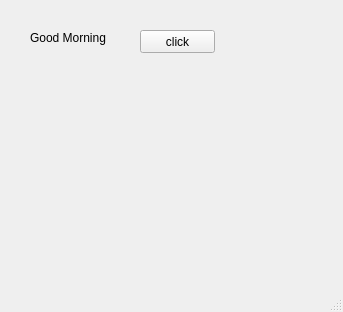
<?xml version="1.0" encoding="UTF-8"?>
<ui version="4.0">
 <class>MainWindow</class>
 <widget class="QMainWindow" name="MainWindow">
  <property name="geometry">
   <rect>
    <x>0</x>
    <y>0</y>
    <width>343</width>
    <height>312</height>
   </rect>
  </property>
  <property name="windowTitle">
   <string>MainWindow</string>
  </property>
  <widget class="QWidget" name="centralwidget">
   <widget class="QLabel" name="lbl">
    <property name="geometry">
     <rect>
      <x>30</x>
      <y>30</y>
      <width>91</width>
      <height>16</height>
     </rect>
    </property>
    <property name="text">
     <string>Good Morning</string>
    </property>
   </widget>
   <widget class="QPushButton" name="pb">
    <property name="geometry">
     <rect>
      <x>140</x>
      <y>30</y>
      <width>75</width>
      <height>23</height>
     </rect>
    </property>
    <property name="text">
     <string>click</string>
    </property>
   </widget>
  </widget>
  <widget class="QMenuBar" name="menubar">
   <property name="geometry">
    <rect>
     <x>0</x>
     <y>0</y>
     <width>343</width>
     <height>21</height>
    </rect>
   </property>
  </widget>
  <widget class="QStatusBar" name="statusbar"/>
 </widget>
 <resources/>
 <connections/>
</ui>
